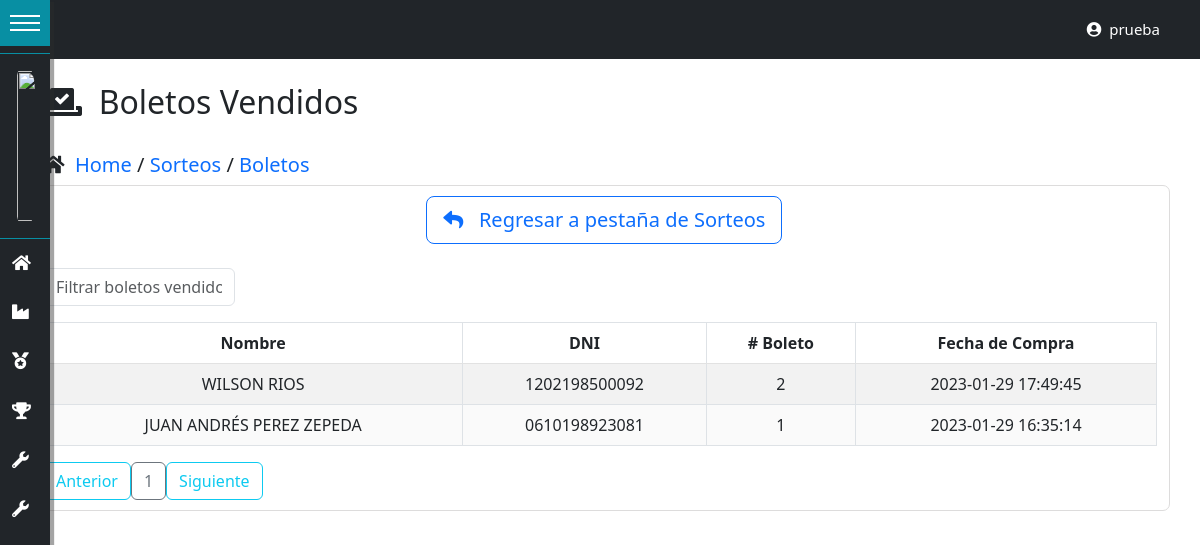
Page /boletos?id=1 (signed in) on the earlier database version.
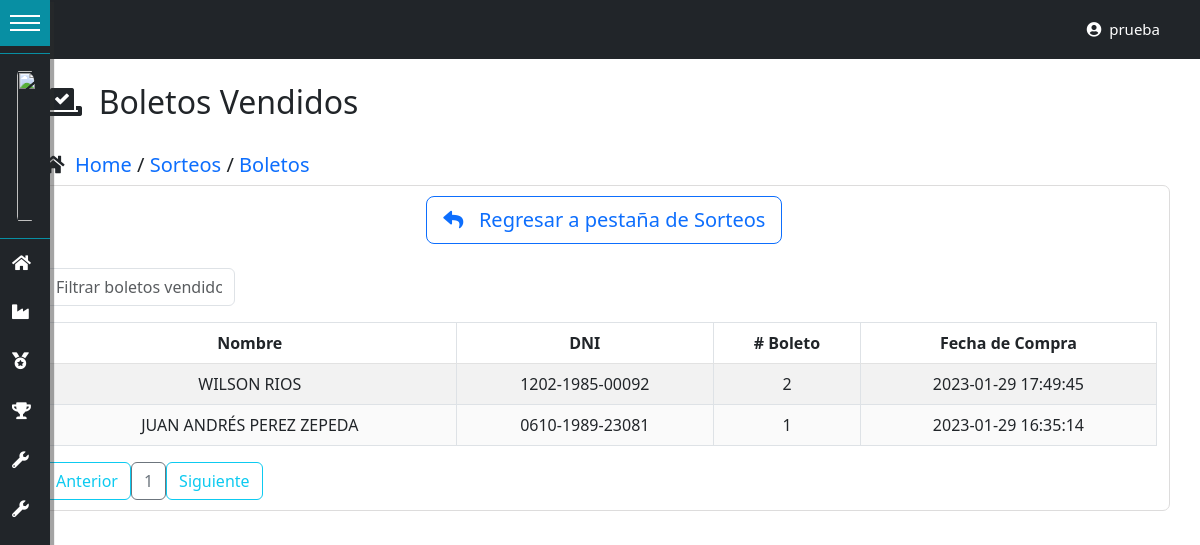
Same page on the later database version.
### tables this page shows
CREATE TABLE IF NOT EXISTS `boletos` (
  `id_boleto` int(11) NOT NULL AUTO_INCREMENT,
  `id_usuario` int(11) NOT NULL,
  `id_sorteo` int(11) NOT NULL,
  `numero_boleto` int(4) NOT NULL,
  `fecha_compra` datetime NOT NULL,
  PRIMARY KEY (`id_boleto`) USING BTREE,
  KEY `IdUsuario` (`id_usuario`) USING BTREE,
  KEY `Índice 3` (`id_sorteo`),
  CONSTRAINT `FK_boletos_sorteos` FOREIGN KEY (`id_sorteo`) REFERENCES `sorteos` (`id_sorteo`) ON DELETE NO ACTION ON UPDATE NO ACTION,
  CONSTRAINT `FK_boletos_usuarios` FOREIGN KEY (`id_usuario`) REFERENCES `usuarios` (`id_usuario`) ON DELETE NO ACTION ON UPDATE NO ACTION
);

CREATE TABLE IF NOT EXISTS `personas` (
  `id_persona` int(11) NOT NULL AUTO_INCREMENT,
  `nombres` varchar(50) DEFAULT NULL,
  `apellidos` varchar(50) DEFAULT NULL,
  `dni` varchar(20) DEFAULT NULL,
  `telefono` varchar(15) DEFAULT NULL,
  `sexo` enum('Masculino','Femenino') DEFAULT NULL,
  `direccion` varchar(300) DEFAULT NULL,
  `creado_por` varchar(30) DEFAULT NULL,
  `fecha_creacion` datetime DEFAULT NULL,
  `modificado_por` varchar(30) DEFAULT NULL,
  `fecha_modificacion` datetime DEFAULT NULL,
  PRIMARY KEY (`id_persona`)
);

### controladores/vistasControlador.php (called while the page is built, shortened)
<?php
	class vistasControlador extends vistasModelo{
		public function obtener_plantilla_controlador(){
			return require_once "./vistas/plantilla.php";
		}
	}

### index.php (called while the page is built, shortened)
<?php
	require_once "./controladores/vistasControlador.php";
	$plantilla = new vistasControlador();
	$plantilla->obtener_plantilla_controlador();

### config/conexion.php (called while the page is built, shortened)
<?php
class ConexionBD{
    protected $manejador = "mysql";
    private static $servidor = "localhost";
    private static $usuario = "root";
    private static $pass = "";
    protected $db_name = "dbsorteo";
    protected function getConexion(){
        try{
            $parametros=array(PDO::ATTR_PERSISTENT=>true,PDO::MYSQL_ATTR_INIT_COMMAND=>"SET NAMES utf8");
            $this->conexion=new PDO($this->manejador.":host=".self::$servidor.";dbname=".$this->db_name,self::$usuario,self::$pass,$parametros);
            return $this->conexion;
        }
        catch(PDOException $e){
            echo 'Error en la conexion a la BD :'.$e->getMessage();
        }
    }
}

### DatosTablas/obtenerDatosSorteos.php (called while the page is built, shortened)
<?php
require_once("./config/conexion.php");
class obtenerDatosSorteos extends ConexionBD{
    public function boletosComprados($id){
        $sql="SELECT b.id_boleto, b.id_usuario, b.id_sorteo, p.nombres,p.apellidos, p.dni, s.nombre_sorteo,
        b.numero_boleto,b.fecha_compra, u.id_persona from boletos b
        inner join usuarios u on u.id_usuario=b.id_usuario
        inner join sorteos s on s.id_sorteo=b.id_sorteo
        inner join personas p on p.id_persona=u.id_persona
        where b.id_sorteo='$id'
        order by b.numero_boleto desc";
        $resultado=$this->conexion->query($sql) or die ($sql);
        return $resultado;
    }
}

### vistas/contenidos/boletos-view.php (the view, shortened to what this page needs)
<?php
include("./DatosTablas/obtenerDatosSorteos.php");
?>
<br>
<div class="container">
    <h2><i class="fas fa-vote-yea"></i>&nbsp; Boletos Vendidos</h2>
</div>
<br>
<div class="container">
    <h5><i class="fas fa-home"></i>&nbsp;
    <a href="<?php echo SERVERURL?>dashboard/"> Home </a>
    /
    <a href="<?php echo SERVERURL?>sorteos/"> Sorteos </a>
    /
    <a href="<?php echo SERVERURL?>boletos/"> Boletos </a></h5>
</div>
<div class="container contenedor-tabla">
    <div class="container">
    <div class="row">
        <div class="col-4"></div>
        <div class="col-6">
            <a href="<?php echo SERVERURL?>sorteos/">
            <div class="btn btn-outline-primary btn-lg"><i class="fas fa-reply"></i> &nbsp; Regresar a pestaña de Sorteos</div>
            </a>
        </div>
        <div class="col-2"></div>
    </div>
    </div>
<div class="table-responsive">
<?php
	$host= $_SERVER["HTTP_HOST"];
	$url= $_SERVER["REQUEST_URI"];
	$url_completa="http://" . $host . $url;
	$id = explode('=',$url_completa)[1];
	?>
    <br>
        <input type="text" id="searchBox" class="form-control" onkeyup="filterTable()" placeholder="Filtrar boletos vendidos">
    <table id="datos-usuario" class="table table-bordered table-striped text-center">
        <thead>
            <tr>
                <th>Nombre</th>
                <th>DNI</th>
                <th># Boleto</th>
                <th>Fecha de Compra</th>
            </tr>
        </thead>
        <tbody class="body">
        <?php
                $datos=new obtenerDatosSorteos();
                $resultado=$datos->boletosComprados($id);
                foreach ($resultado as $fila){
            ?>
            <tr>
                <td><?php echo $fila['nombres'] . ' ' . $fila['apellidos']; ?></td>
                <td><?php echo $fila['dni']; ?></td>
                <td><?php echo $fila['numero_boleto']; ?></td>
                <td><?php echo $fila['fecha_compra']; ?></td>
            </tr>
            <?php
                    }
            ?>
        </tbody>
    </table>
</div>
<div id="paginador" class=""></div>
</div>
<br>
<br>

Differences in the rows shown:
changed through a linked row, boletos "WILSON": personas.dni "1202198500092" → "1202-1985-00092"
changed through a linked row, boletos "JUAN ANDRÉS": personas.dni "0610198923081" → "0610-1989-23081"
